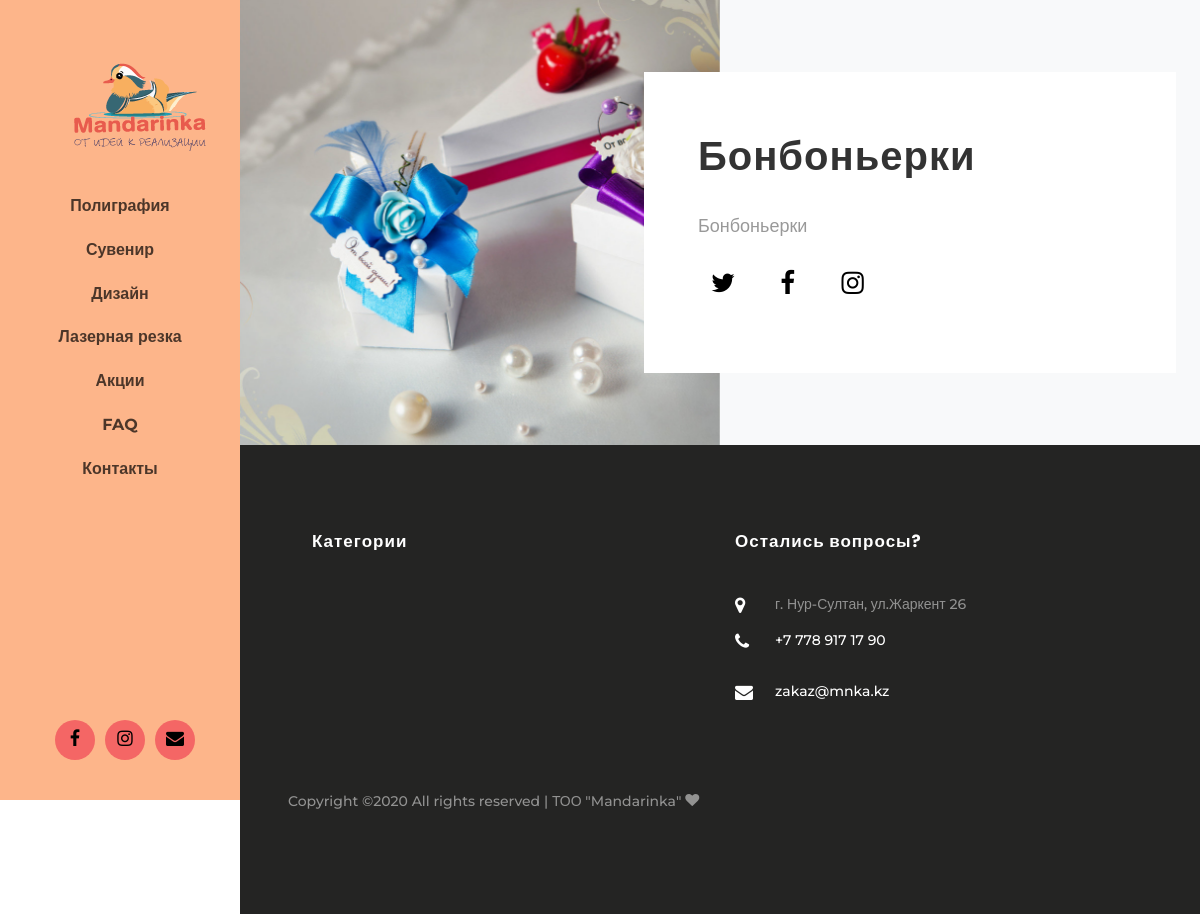
/bonbonerki/, run on the app's committed database.
### menu/models.py (models this page shows, shortened)
class MenuItem(MPTTModel):
    title = models.CharField(_("Название пункта меню на сайте"), max_length=255)
    slug = models.CharField(_("Url"), max_length=255)
    parent = TreeForeignKey(
        'self',
        verbose_name=_("Родительский пункт"),
        on_delete=models.CASCADE,
        null=True,
        blank=True,
        related_name='children'
    )
    menu = models.ForeignKey('Menu', verbose_name=_("Меню"), on_delete=models.CASCADE)
    sort = models.PositiveIntegerField(_('Порядок'), default=0)
    published = models.BooleanField(_("Отображать?"), default=True)
    class Meta:
        verbose_name = _("Пункт меню")
        verbose_name_plural = _("Пункты меню")
    class MPTTMeta:
        order_insertion_by = ('sort',)

### blog/models.py (models this page shows, shortened)
class Post(models.Model):
    title = models.CharField("Заголовок", max_length=250)
    mini_text = models.TextField("Короткое описание")
    text = models.TextField("Полный текст")
    create_date = models.DateTimeField("дата создания", auto_now=True)
    slug = models.SlugField("url", max_length=100, unique=True)
    edit_date = models.DateTimeField(
        "дата редактирования",
        default=timezone.now,
        blank=True,
        null=True
    )
    published_date = models.DateTimeField(
        "дата публикации",
        default=timezone.now,
        blank=True,
        null=True
    )
    image = models.ImageField("главная фотография", upload_to="post/", null=True, blank=True)
    category = models.ManyToManyField(
        Category,
        verbose_name="Категория",
    )
    published = models.BooleanField("опубликовать?", default=True)
    sort = models.PositiveIntegerField('порядок', default=0)
    class Meta:
        verbose_name = "Пост"
        verbose_name_plural = "Посты"
        ordering = ['sort', '-published_date', ]
    def name_category(self):
        return '\n, \n '.join([str(child.name) for child in self.category.all()])
    name_category.short_description = 'Привязка к категориям'

### blog/views.py (the view)
# urls.py: path('<slug:slug>/', views.PostDetailView.as_view(), name='detail_post'),
class PostDetailView(View):
    def get(self, request, **kwargs):
        post = get_object_or_404(Post, slug=kwargs.get("slug"))
        menu = MenuItem.objects.filter(published=True)
        context = {
            'post': post,
            'menu': menu,
        }
        return render(request, 'blog/detail.html', context)

### templates/blog/detail.html (shortened to what this page needs)
{% extends 'base.html' %}
{% block content %}
			<section class="ftco-section-no-padding bg-light">
				<div class="hero-wrap">
					<div class="d-flex">
                            <div class="author-image text img p-md-5 ftco-animate" style="background-image: url({{ post.image.url }});"></div>
        <div class="author-info text p-4 mt-5 mb-5 ftco-animate">
							<div class="desc">
								<h1 class="mb-4">{{ post.title }}</h1>
								<p class="mb-4">{{ post.text|safe }}</p>
								<ul class="ftco-social mt-3">
		              <li class="ftco-animate"><a href="#"><span class="icon-twitter"></span></a></li>
		              <li class="ftco-animate"><a href="#"><span class="icon-facebook"></span></a></li>
		              <li class="ftco-animate"><a href="#"><span class="icon-instagram"></span></a></li>
		            </ul>
	            </div>
						</div>
					</div>
				</div>
			</section>
{% endblock content %}

### templates/base.html (shortened to what this page needs)
{% load static %}
<!DOCTYPE html>
<html lang="ru">
<head>
    <link rel="stylesheet" href="{% static 'css/open-iconic-bootstrap.min.css' %}">
    <link rel="stylesheet" href="{% static 'css/animate.css' %}">
    <link rel="stylesheet" href="{% static 'css/owl.carousel.min.css' %}">
    <link rel="stylesheet" href="{% static 'css/owl.theme.default.min.css' %}">
    <link rel="stylesheet" href="{% static 'css/magnific-popup.css' %}">
    <link rel="stylesheet" href="{% static 'css/aos.css' %}">
    <link rel="stylesheet" href="{% static 'css/ionicons.min.css' %}">
    <link rel="stylesheet" href="{% static 'css/bootstrap-datepicker.css' %}">
    <link rel="stylesheet" href="{% static 'css/jquery.timepicker.css' %}">
    <link rel="stylesheet" href="{% static 'css/flaticon.css' %}">
    <link rel="stylesheet" href="{% static 'css/icomoon.css' %}">
    <link rel="stylesheet" href="{% static 'css/style.css' %}">
</head>
<body>
<div id="colorlib-page">
   {% load static %}
<aside id="colorlib-aside" role="complementary" class="js-fullheight text-center">
			<h1 id="colorlib-logo"><a href="{% url 'blog:home' %}" ><img src="{% static 'images/logo.png' %}" alt="" ></a></h1>
			<nav id="colorlib-main-menu" role="navigation">
				<ul>
                    {% for m in menu %}
					<li><a href="{{ m.slug }}">{{ m.title }}</a></li>
                    {% endfor %}
				</ul>
			</nav>
			<div class="colorlib-footer">
					<div class="d-flex justify-content-center">
					<ul class="d-flex align-items-center">
						<li class="d-flex align-items-center jusitfy-content-center"><a href="#"><i class="icon-facebook"></i></a></li>
						<li class="d-flex align-items-center jusitfy-content-center"><a href="#"><i class="icon-instagram"></i></a></li>
						<li class="d-flex align-items-center jusitfy-content-center"><a href="#"><i class="icon-envelope"></i></a></li>
					</ul>
				</div>
			</div>
		</aside>
    <div id="colorlib-main">
        {% block content %}
        {% endblock %}
        <footer class="ftco-footer ftco-bg-dark ftco-section">
            <div class="container px-md-5">
                <div class="row mb-5">
                    <div class="col-md">
                        <div class="ftco-footer-widget mb-4 ml-md-4">
                            <h2 class="ftco-heading-2">Категории</h2>
                        </div>
                    </div>
                    <div class="col-md">
                        <div class="ftco-footer-widget mb-4">
                            <h2 class="ftco-heading-2">Остались вопросы?</h2>
                            <div class="block-23 mb-3">
                                <ul>
                                    <li><span class="icon icon-map-marker"></span><span class="text">г. Нур-Султан, ул.Жаркент 26</span>
                                    </li>
                                    <li><a href="#"><span class="icon icon-phone"></span><span class="text">+7 778 917 17 90</span></a>
                                    </li>
                                    <li><a href="#"><span class="icon icon-envelope"></span><span class="text">zakaz@mnka.kz</span></a>
                                    </li>
                                </ul>
                            </div>
                        </div>
                    </div>
                </div>
                <div class="row">
                    <div class="col-md-12">
                        <p>
                            Copyright &copy;<script>document.write(new Date().getFullYear());</script>
                            All rights reserved | ТОО "Mandarinka" <i class="icon-heart"
                                                                                aria-hidden="true"></i>
                            </p>
                    </div>
                </div>
            </div>
        </footer>
    </div>
</body>
</html>

### static/css/icomoon.css (style rules this page uses)
[class^="icon-"], [class*=" icon-"] { font-family: 'icomoon' !important; speak: none; font-style: normal; font-weight: normal; font-variant: normal; text-transform: none; line-height: 1; -webkit-font-smoothing: antialiased; -moz-osx-font-smoothing: grayscale; }
.icon-heart:before { content: "\f004"; }
.icon-map-marker:before { content: "\f041"; }
.icon-phone:before { content: "\f095"; }
.icon-twitter:before { content: "\f099"; }
.icon-facebook:before { content: "\f09a"; }
.icon-envelope:before { content: "\f0e0"; }
.icon-instagram:before { content: "\f16d"; }

### data on the page
MenuItem: title "Полиграфия"
MenuItem: title "Сувенир"
MenuItem: title "Дизайн"
MenuItem: title "Лазерная резка"
MenuItem: title "Акции"
MenuItem: title "FAQ"
MenuItem: title "Контакты"
Post: image (picture), title "Бонбоньерки", text "Бонбоньерки"
